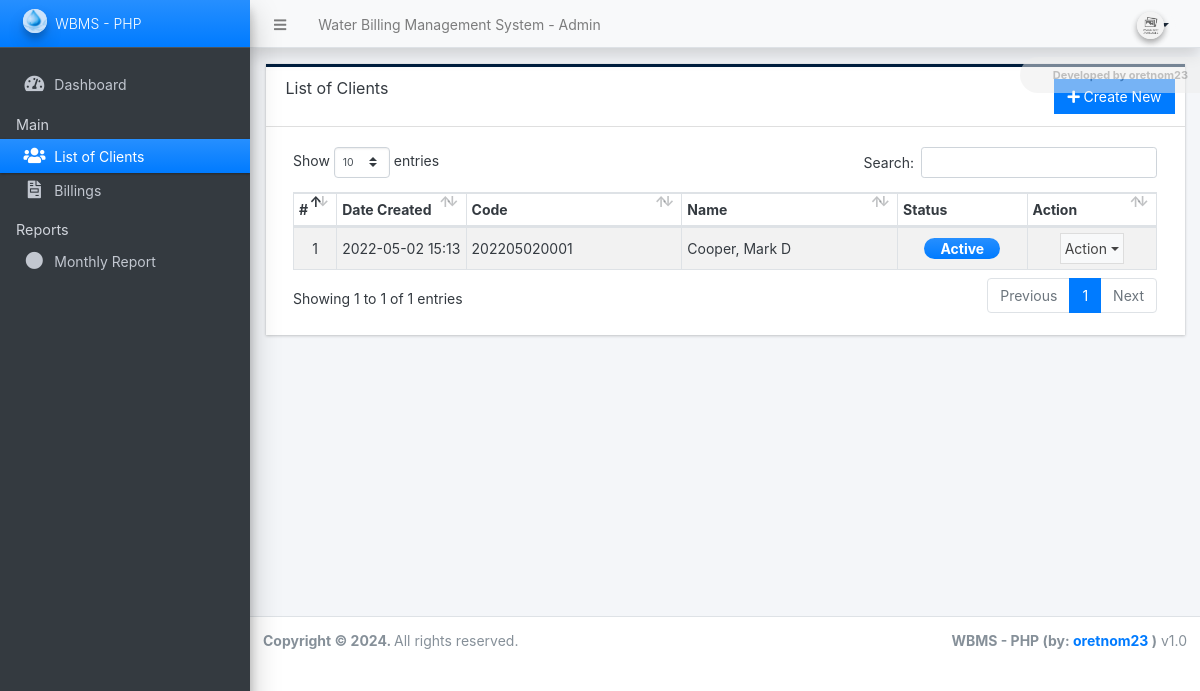
The page /admin/?page=clients on the database as committed earlier.
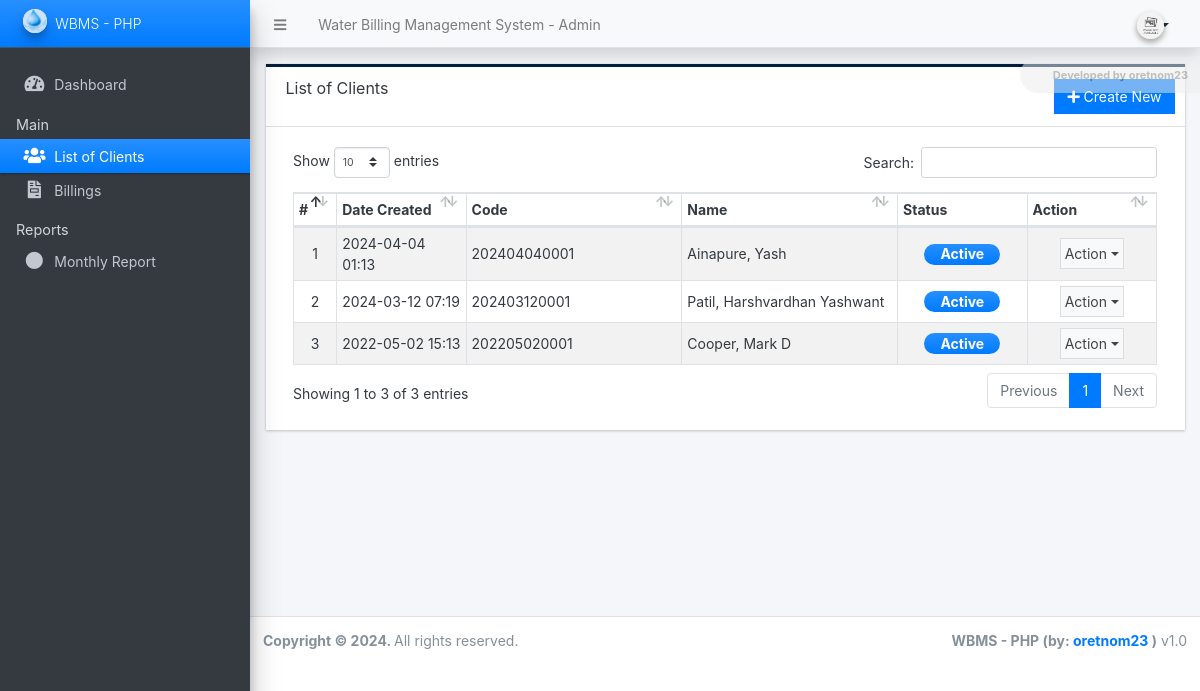
The same page on the database as committed later.
### tables this page shows
CREATE TABLE `client_list` (
  `id` int(30) NOT NULL,
  `code` varchar(100) NOT NULL,
  `category_id` int(30) NOT NULL,
  `firstname` text NOT NULL,
  `middlename` text DEFAULT NULL,
  `lastname` text NOT NULL,
  `contact` text NOT NULL,
  `address` text NOT NULL,
  `meter_code` varchar(100) NOT NULL,
  `first_reading` float(12,2) NOT NULL,
  `status` tinyint(1) NOT NULL DEFAULT 1,
  `delete_flag` tinyint(1) NOT NULL DEFAULT 0,
  `date_created` datetime NOT NULL DEFAULT current_timestamp(),
  `date_updated` datetime NOT NULL DEFAULT current_timestamp() ON UPDATE current_timestamp()
);

### config.php (called while the page is built, shortened)
<?php
require_once('classes/DBConnection.php');
require_once('classes/SystemSettings.php');
function validate_image($file){
	if(!empty($file)){
        $ex = explode("?",$file);
        $file = $ex[0];
        $ts = isset($ex[1]) ? "?".$ex[1] : '';
		if(is_file(base_app.$file)){
			return base_url.$file.$ts;
		}else{
			return base_url.'dist/img/no-image-available.png';
		}
	}else{
		return base_url.'dist/img/no-image-available.png';
	}
}
function isMobileDevice(){
    $aMobileUA = array(
        '/iphone/i' => 'iPhone',
        '/ipod/i' => 'iPod',
        '/ipad/i' => 'iPad',
        '/android/i' => 'Android',
        '/blackberry/i' => 'BlackBerry',
        '/webos/i' => 'Mobile'
    );
    return false;
}
?>

### classes/DBConnection.php (called while the page is built, shortened)
<?php
class DBConnection{
    private $host = DB_SERVER;
    private $username = DB_USERNAME;
    private $password = DB_PASSWORD;
    private $database = DB_NAME;
    public $conn;
    public function __construct(){
        if (!isset($this->conn)) {
            $this->conn = new mysqli($this->host, $this->username, $this->password, $this->database);
        }
    }
}
?>

### classes/SystemSettings.php (called while the page is built, shortened)
<?php
class SystemSettings extends DBConnection{
	function userdata($field = ''){
		if(!empty($field)){
			if(isset($_SESSION['userdata'][$field]))
				return $_SESSION['userdata'][$field];
			else
				return null;
		}else{
			return false;
		}
	}
	function info($field=''){
		if(!empty($field)){
			if(isset($_SESSION['system_info'][$field]))
				return $_SESSION['system_info'][$field];
			else
				return false;
		}else{
			return false;
		}
	}
}
$_settings = new SystemSettings();
?>

### admin/clients/index.php (the view, shortened to what this page needs)
<div class="card card-outline rounded-0 card-navy">
	<div class="card-header">
		<h3 class="card-title">List of Clients</h3>
		<div class="card-tools">
			<a href="./?page=clients/manage_client" id="create_new" class="btn btn-flat btn-primary"><span class="fas fa-plus"></span>  Create New</a>
		</div>
	</div>
	<div class="card-body">
        <div class="container-fluid">
			<table class="table table-hover table-striped table-bordered" id="list">
				<colgroup>
					<col width="5%">
					<col width="15%">
					<col width="25%">
					<col width="25%">
					<col width="15%">
					<col width="15%">
				</colgroup>
				<thead>
					<tr>
						<th>#</th>
						<th>Date Created</th>
						<th>Code</th>
						<th>Name</th>
						<th>Status</th>
						<th>Action</th>
					</tr>
				</thead>
				<tbody>
					<?php
					$i = 1;
						$qry = $conn->query("SELECT *,concat(lastname, ', ', firstname, ' ', coalesce(middlename,'')) as `name` from `client_list` where delete_flag = 0 order by unix_timestamp(`date_created`) desc ");
						while($row = $qry->fetch_assoc()):
					?>
						<tr>
							<td class="text-center"><?php echo $i++; ?></td>
							<td><?php echo date("Y-m-d H:i",strtotime($row['date_created'])) ?></td>
							<td><?php echo $row['code'] ?></td>
							<td><?php echo $row['name'] ?></td>
							<td class="text-center">
								<?php
								switch($row['status']){
									case 1:
										echo '<span class="badge badge-primary bg-gradient-primary text-sm px-3 rounded-pill">Active</span>';
										break;
								}
								?>
                            </td>
							<td align="center">
								 <button type="button" class="btn btn-flat p-1 btn-default btn-sm dropdown-toggle dropdown-icon" data-toggle="dropdown">
				                  		Action
				                  </button>
							</td>
						</tr>
					<?php endwhile; ?>
				</tbody>
			</table>
		</div>
	</div>
</div>

### admin/index.php (shortened to what this page needs)
<?php require_once('../config.php'); ?>
 <!DOCTYPE html>
<html lang="en" class="" style="height: auto;">
<?php require_once('inc/header.php') ?>
  <body class="sidebar-mini layout-fixed control-sidebar-slide-open layout-navbar-fixed sidebar-mini-md sidebar-mini-xs text-sm" data-new-gr-c-s-check-loaded="14.991.0" data-gr-ext-installed="" style="height: auto;">
    <div class="wrapper">
     <?php require_once('inc/topBarNav.php') ?>
     <?php require_once('inc/navigation.php') ?>
     <?php $page = isset($_GET['page']) ? $_GET['page'] : 'home';  ?>
      <div class="content-wrapper  pt-3" style="min-height: 567.854px;">
        <section class="content  text-dark">
          <div class="container-fluid">
            <?php
              if(!file_exists($page.".php") && !is_dir($page)){
                  include '404.html';
              }else{
                if(is_dir($page))
                  include $page.'/index.php';
                else
                  include $page.'.php';
              }
            ?>
          </div>
        </section>
      </div>
      <?php require_once('inc/footer.php') ?>
  </body>
</html>

### admin/inc/header.php (shortened to what this page needs)
<head>
    <link rel="stylesheet" href="<?php echo base_url ?>plugins/fontawesome-free/css/all.min.css">
    <link rel="stylesheet" href="<?php echo base_url ?>plugins/tempusdominus-bootstrap-4/css/tempusdominus-bootstrap-4.min.css">
  <link rel="stylesheet" href="<?php echo base_url ?>plugins/datatables-bs4/css/dataTables.bootstrap4.min.css">
  <link rel="stylesheet" href="<?php echo base_url ?>plugins/datatables-responsive/css/responsive.bootstrap4.min.css">
  <link rel="stylesheet" href="<?php echo base_url ?>plugins/datatables-buttons/css/buttons.bootstrap4.min.css">
  <link rel="stylesheet" href="<?php echo base_url ?>plugins/select2/css/select2.min.css">
  <link rel="stylesheet" href="<?php echo base_url ?>plugins/select2-bootstrap4-theme/select2-bootstrap4.min.css">
    <link rel="stylesheet" href="<?php echo base_url ?>plugins/icheck-bootstrap/icheck-bootstrap.min.css">
    <link rel="stylesheet" href="<?php echo base_url ?>plugins/jqvmap/jqvmap.min.css">
    <link rel="stylesheet" href="<?php echo base_url ?>dist/css/adminlte.css">
    <link rel="stylesheet" href="<?php echo base_url ?>dist/css/custom.css">
    <link rel="stylesheet" href="<?php echo base_url ?>plugins/overlayScrollbars/css/OverlayScrollbars.min.css">
    <link rel="stylesheet" href="<?php echo base_url ?>plugins/daterangepicker/daterangepicker.css">
    <link rel="stylesheet" href="<?php echo base_url ?>plugins/summernote/summernote-bs4.min.css">
  <link rel="stylesheet" href="<?php echo base_url ?>plugins/sweetalert2-theme-bootstrap-4/bootstrap-4.min.css">
  </head>

### admin/inc/topBarNav.php (shortened to what this page needs)
<nav class="main-header navbar navbar-expand navbar-light shadow text-sm">
  <ul class="navbar-nav">
    <li class="nav-item">
    <a class="nav-link" data-widget="pushmenu" href="#" role="button"><i class="fas fa-bars"></i></a>
    </li>
    <li class="nav-item d-none d-sm-inline-block">
      <a href="<?php echo base_url ?>" class="nav-link"><?php echo (!isMobileDevice()) ? $_settings->info('name'):$_settings->info('short_name'); ?> - Admin</a>
    </li>
  </ul>
  <ul class="navbar-nav ml-auto">
    <li class="nav-item">
      <div class="btn-group nav-link">
            <button type="button" class="btn btn-rounded badge badge-light dropdown-toggle dropdown-icon" data-toggle="dropdown">
              <span><img src="<?php echo validate_image($_settings->userdata('avatar')) ?>" class="img-circle elevation-2 user-img" alt="User Image"></span>
            </button>
        </div>
    </li>
  </ul>
</nav>

### admin/inc/navigation.php (shortened to what this page needs)
<aside class="main-sidebar sidebar-dark-primary elevation-4 sidebar-no-expand">
  <a href="<?php echo base_url ?>admin" class="brand-link bg-gradient-primary text-sm">
  <img src="<?php echo validate_image($_settings->info('logo'))?>" alt="Store Logo" class="brand-image img-circle elevation-3 bg-gradient-light" style="opacity: .8;width: 1.5rem;height: 1.5rem;max-height: unset">
  <span class="brand-text font-weight-light"><?php echo $_settings->info('short_name') ?></span>
  </a>
  <div class="sidebar os-host os-theme-light os-host-overflow os-host-overflow-y os-host-resize-disabled os-host-transition os-host-scrollbar-horizontal-hidden">
    <div class="os-content-glue" style="margin: 0px -8px; width: 249px; height: 646px;"></div>
    <div class="os-padding">
      <div class="os-viewport os-viewport-native-scrollbars-invisible" style="overflow-y: scroll;">
        <div class="os-content" style="padding: 0px 8px; height: 100%; width: 100%;">
          <nav class="mt-4">
             <ul class="nav nav-pills nav-sidebar flex-column text-sm nav-compact nav-flat nav-child-indent nav-collapse-hide-child" data-widget="treeview" role="menu" data-accordion="false">
              <li class="nav-item dropdown">
                <a href="./" class="nav-link nav-home">
                  <i class="nav-icon fas fa-tachometer-alt"></i>
                  <p>
                    Dashboard
                  </p>
                </a>
              </li>
              <li class="nav-header">Main</li>
              <li class="nav-item dropdown">
                <a href="<?php echo base_url ?>admin/?page=clients" class="nav-link nav-clients">
                  <i class="nav-icon fas fa-users"></i>
                  <p>
                    List of Clients
                  </p>
                </a>
              </li>
              <li class="nav-item dropdown">
                <a href="<?php echo base_url ?>admin/?page=billings" class="nav-link nav-billings">
                  <i class="nav-icon fas fa-file-invoice"></i>
                  <p>
                    Billings
                  </p>
                </a>
              </li>
              <li class="nav-header">Reports</li>
              <li class="nav-item dropdown">
                <a href="<?php echo base_url ?>admin/?page=reports/monthly_billing" class="nav-link nav-reports_monthly_billing">
                  <i class="nav-icon fas fa-circle"></i>
                  <p>
                    Monthly Report
                  </p>
                </a>
              </li>
            </ul>
          </nav>
        </div>
      </div>
    </div>
  </div>
</aside>

### admin/inc/footer.php (shortened to what this page needs)
<footer class="main-footer text-sm">
        <strong>Copyright © <?php echo date('Y') ?>.
        </strong>
        All rights reserved.
        <div class="float-right d-none d-sm-inline-block">
          <b><?php echo $_settings->info('short_name') ?> (by: <a href="mailto:oretnom23@gmail.com" target="blank">oretnom23</a> )</b> v1.0
        </div>
      </footer>
    </div>

### admin/inc/topBarNav.php (style rules this page uses)
.user-img { position: absolute; height: 27px; width: 27px; object-fit: cover; left: -7%; top: -12%; }
.btn-rounded { border-radius: 50px; }

Rows that differ between the two databases and show on the page:
added client_list: date_created "2024-04-04 01:13", code "202404040001", name "Ainapure, Yash", status "Active"
added client_list: date_created "2024-03-12 07:19", code "202403120001", name "Patil, Harshvardhan Yashwant", status "Active"
Other text that changed with them:
text written by a page script: "Show entries Search: Showing 1 to 1 of 1 entries Previous 1 Next" → "Show entries Search: Showing 1 to 3 of 3 entries Previous 1 Next"
